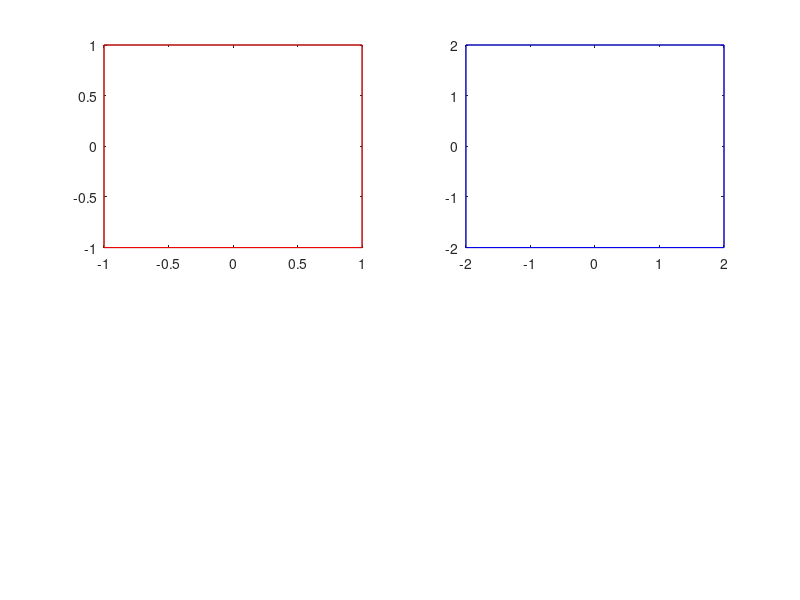

MATLAB code for this plot:
function out = testCase2()   
    subplot(2,2,1);
    plot([-1 1 1 -1 -1], [-1 -1 1 1 -1], 'r');
    subplot(2,2,2);
    plot([-2 2 2 -2 -2], [-2 -2 2 2 -2], 'b');
end